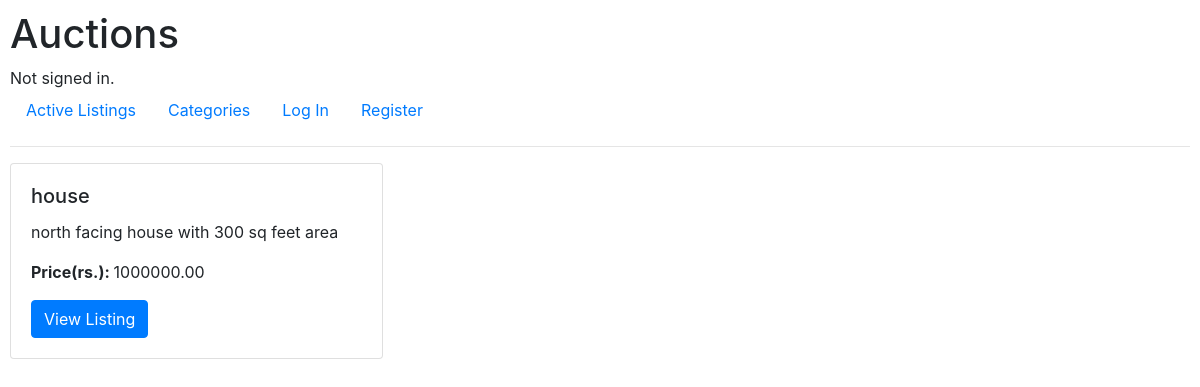
/categories/house, run on the app's committed database.
### auctions/models.py (models this page shows, shortened)
class Listing(models.Model):
    title=models.CharField(max_length=60)
    description=models.TextField()
    starting_bid=models.DecimalField(max_digits=10, decimal_places=2)
    image_url=models.URLField(blank=True,null=True)
    category=models.CharField(max_length=60,blank=True,null=True)
    is_active=models.BooleanField(default=True)
    created_at=models.DateTimeField(auto_now_add=True)
    created_by=models.ForeignKey(User,on_delete=models.CASCADE,related_name='listings')

### auctions/views.py (the view)
# urls.py: path("categories/<str:category_name>",views.category,name="category")
def category(request,category_name):
    active_listings = Listing.objects.filter(is_active=True)
    listing_of_this_category=[]
    for listing in active_listings:
        if listing.category==category_name:
            listing_of_this_category.append(listing)
    return render(request,"auctions/category.html",{
        "listings":listing_of_this_category,
        "category":category_name
    })

### auctions/templates/auctions/category.html (shortened to what this page needs)
{% extends "auctions/layout.html" %}
{% block body %}
{% if listings %}
    <div class="row">
        {% for listing in listings %}
            <div class="col-md-4 mb-4">
                <div class="card">
                    <div class="card-body">
                        <h5 class="card-title">{{ listing.title }}</h5>
                        <p class="card-text">{{ listing.description }}</p>
                        <p><strong>Price(rs.): </strong>{{  listing.starting_bid }}</p>
                        <a href="{% url 'listing' listing.id %}" class="btn btn-primary">View Listing</a>
                    </div>
                </div>
            </div>
        {% endfor %}
    </div>
{% endif %}
{% endblock %}

### auctions/static/auctions/styles.css (style rules this page uses)
body { padding: 10px; }

### data on the page
Listing: title "house", description "north facing house with 300 sq feet area", starting_bid "1000000.00"
